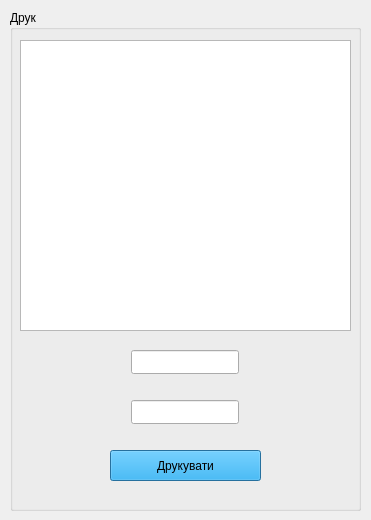
<?xml version="1.0" encoding="UTF-8"?>
<ui version="4.0">
 <class>druk</class>
 <widget class="QDialog" name="druk">
  <property name="geometry">
   <rect>
    <x>0</x>
    <y>0</y>
    <width>371</width>
    <height>520</height>
   </rect>
  </property>
  <property name="windowTitle">
   <string>Dialog</string>
  </property>
  <property name="styleSheet">
   <string notr="true"/>
  </property>
  <widget class="QGroupBox" name="groupBox">
   <property name="geometry">
    <rect>
     <x>10</x>
     <y>10</y>
     <width>351</width>
     <height>501</height>
    </rect>
   </property>
   <property name="styleSheet">
    <string notr="true">font: 9pt &quot;Segoe Script&quot;;</string>
   </property>
   <property name="title">
    <string>Друк</string>
   </property>
   <widget class="QPushButton" name="pushButton">
    <property name="geometry">
     <rect>
      <x>100</x>
      <y>440</y>
      <width>151</width>
      <height>31</height>
     </rect>
    </property>
    <property name="styleSheet">
     <string notr="true">background-color: rgb(0, 170, 255);</string>
    </property>
    <property name="text">
     <string>Друкувати</string>
    </property>
   </widget>
   <widget class="QLineEdit" name="lineEdit_2">
    <property name="geometry">
     <rect>
      <x>121</x>
      <y>340</y>
      <width>108</width>
      <height>24</height>
     </rect>
    </property>
    <property name="styleSheet">
     <string notr="true">font: 9pt &quot;Segoe Script&quot;;</string>
    </property>
    <property name="text">
     <string/>
    </property>
    <property name="readOnly">
     <bool>true</bool>
    </property>
   </widget>
   <widget class="QLineEdit" name="lineEdit_3">
    <property name="geometry">
     <rect>
      <x>121</x>
      <y>390</y>
      <width>108</width>
      <height>24</height>
     </rect>
    </property>
    <property name="styleSheet">
     <string notr="true">font: 9pt &quot;Segoe Script&quot;;</string>
    </property>
    <property name="text">
     <string/>
    </property>
    <property name="readOnly">
     <bool>true</bool>
    </property>
   </widget>
   <widget class="QTextEdit" name="lineEdit_4">
    <property name="geometry">
     <rect>
      <x>10</x>
      <y>30</y>
      <width>331</width>
      <height>291</height>
     </rect>
    </property>
    <property name="styleSheet">
     <string notr="true">font: 9pt &quot;Segoe Script&quot;;</string>
    </property>
    <property name="readOnly">
     <bool>true</bool>
    </property>
   </widget>
  </widget>
 </widget>
 <resources/>
 <connections/>
</ui>
